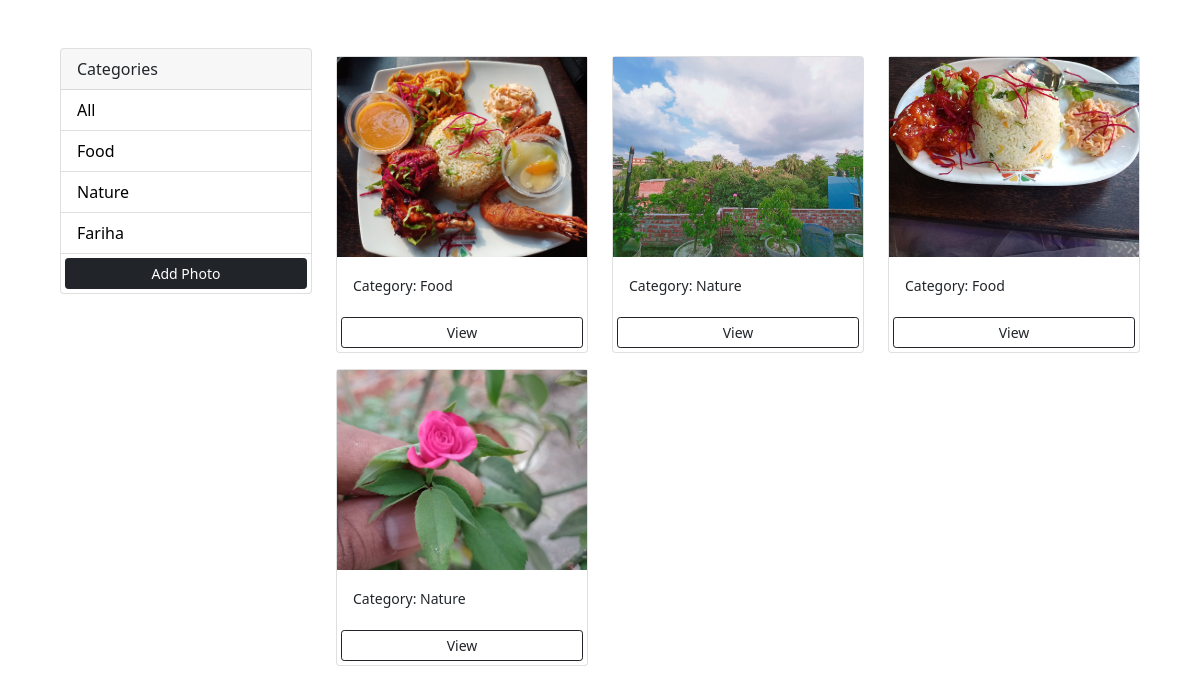
The app's page /, older data.
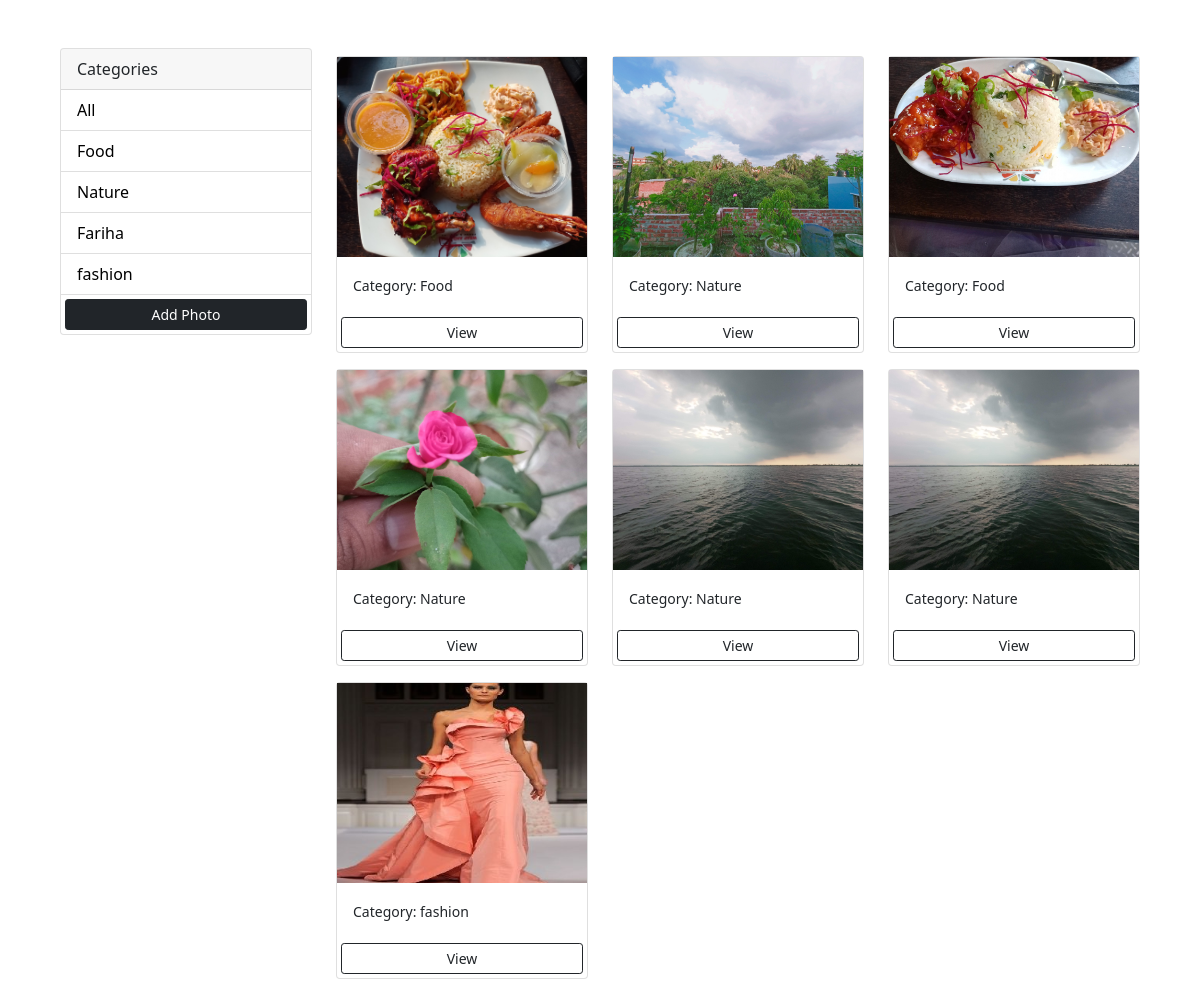
The same page, newer data.
### myphotos/models.py (models this page shows, shortened)
class Category(models.Model):
    name = models.CharField(max_length=100, null=False, blank=False)

class Photo(models.Model):
    category = models.ForeignKey(
        Category, on_delete=models.SET_NULL, null=True, blank=True)
    image = models.ImageField(null=False, blank=False)
    description = models.TextField()

### myphotos/views.py (the view)
# urls.py: path('', views.index, name='index'),
def index(request):
    category = request.GET.get('category')
    if category == None:
        photos = Photo.objects.all()
    else:
        photos = Photo.objects.filter(category__name=category)
    categories = Category.objects.all()
    context = {'categories': categories, 'photos': photos}
    return render(request, 'myphotos/index.html', context)

### myphotos/templates/myphotos/index.html (shortened to what this page needs)
<!DOCTYPE html>
<html lang="en">
<head>
    <link href="https://cdn.jsdelivr.net/npm/bootstrap@5.0.0-beta1/dist/css/bootstrap.min.css" rel="stylesheet"
>
</head>
<body class="m-5">
    <div class="container">
        <div class="row">
            <div class="col-md-3">
                <div class="card">
                    <div class="card-header">
                        Categories
                    </div>
                    <ul class="list-group list-group-flush">
                        <li class="list-group-item">
                            <a href="{% url 'index' %}">All</a>
                        </li>
                        {% for category in categories %}
                        <li class=" list-group-item">
                            <a href="{% url 'index' %}?category={{category.name}}">
                                {{category.name}}
                            </a>
                        </li>
                       {% endfor %}
                        <a href="{% url 'addphoto' %}" class="btn btn-dark btn-block btn-sm m-1">Add Photo</a>
                    </ul>
                </div>
            </div>
            <div class="col-md-9">
                <div class="row">
                    {% for photo in photos %}
                    <div class="col-md-4">
                        <div class="card my-2">
                            <img class="image-thumbail" src="{{photo.image.url}}">
                            <div class="card-body">
                                <small>Category: {{photo.category.name}}</small>
                            </div>
                            <a href="{% url 'photo' photo.id %}" class="btn btn-outline-dark btn-sm m-1">View</a>
                        </div>
                    </div>
                    {% empty %}
                    <h3>no photos</h3>
                    {% endfor %}
                </div>
            </div>
        </div>
    </div>
</body>
</html>

Row changes from the older to the newer data that the page shows:
added Category: name "fashion"
added Photo: image (picture), category.name "Nature"
added Photo: image (picture), category.name "Nature"
added Photo: image (picture), category.name "fashion"
